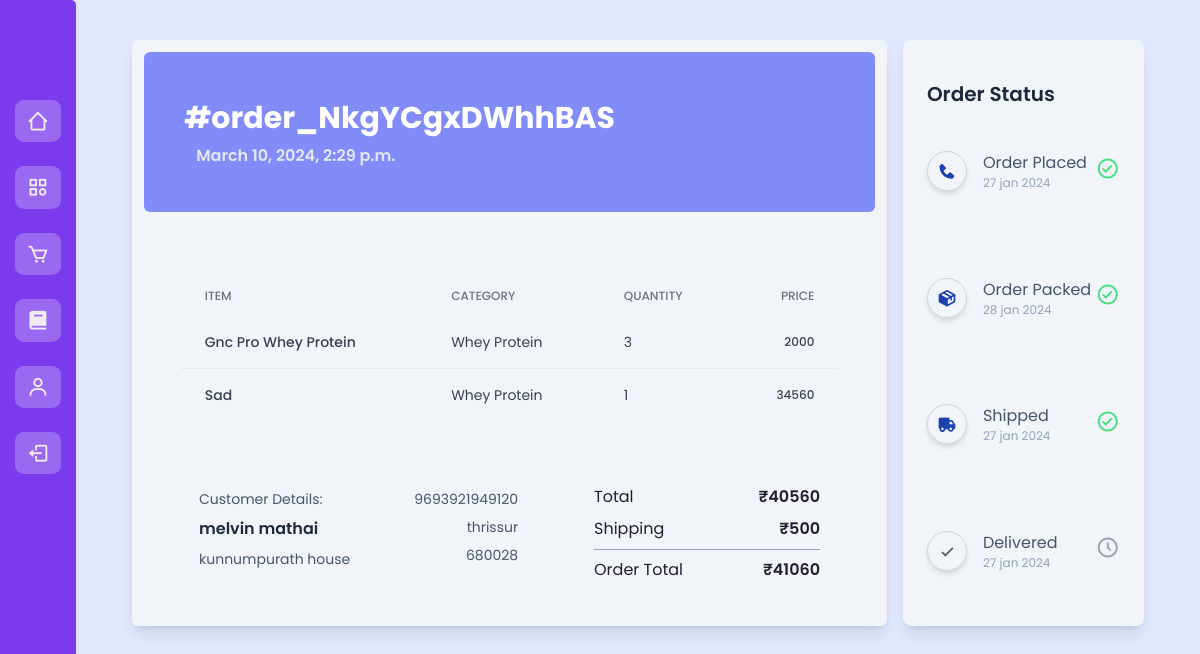
Page /order_details/order_NkgYCgxDWhhBAS (signed in) on the committed database.
### accounts/models.py (models this page shows, shortened)
class Order(BaseModel):
      user=models.ForeignKey(User,on_delete=models.CASCADE)
      order_id=models.CharField(max_length=100,null=True,blank=True)
      order_items=models.OneToOneField(Cart,on_delete=models.CASCADE,blank=True,null=True)
      order_amount=models.IntegerField(null=True,blank=True)
      status_choices=(
            ('PENDING','NOT PACKED'),
            ('PACKED','PACKED'),
            ('SHIPPED', 'Shipped'),
             ('DELIVERED', 'Delivered'),
            )
      status=models.CharField(max_length=20,choices=status_choices,default='1')
      payment_status_choices = (
        (1, 'SUCCESS'),
        (2, 'FAILURE' ),
        (3, 'PENDING'),
      )

class CartItems(BaseModel):
      cart=models.ForeignKey(Cart,on_delete=models.CASCADE,related_name='cart_item')
      product=models.ForeignKey(Product,on_delete=models.CASCADE,related_name='product')

class Address(BaseModel):
      name=models.CharField(max_length=100,null=True,blank=True)
      address=models.TextField(null=True,blank=True)
      pincode=models.CharField(max_length=100,null=True,blank=True)
      city=models.CharField(max_length=100,null=True,blank=True)
      number=models.CharField(max_length=100,null=True,blank=True)

class Cart(BaseModel):
      user=models.ForeignKey(User,on_delete=models.CASCADE,related_name='cart')
      is_paid=models.BooleanField(default=False)
      def get_subtotal(self):
            cart_items = self.cart_item.all()
            total_amount=0
            for cart_item in cart_items:
                  total_amount+=cart_item.product.updated_price;
            return total_amount
      def get_cart_total(self):
            subtotal_amount=self.get_subtotal()
            delivery_charge=500
            subtotal_amount+=delivery_charge
            return subtotal_amount
      def get_all_items(self):
            return self.cart_item.all()

### products/models.py (models this page shows, shortened)
class Product(BaseModel):
      product_name=models.CharField(max_length=100)
      product_image=models.ImageField(upload_to='products',null=True)
      slug=models.SlugField(unique=True,null=True,blank=True)
      category=models.ForeignKey(Category, on_delete=models.CASCADE,related_name='products')
      price=models.IntegerField()
      updated_price=models.IntegerField(null=True,blank=True)
      description=models.TextField()
      weight=models.IntegerField()
      serve_size=models.IntegerField()
      no_of_servings=models.IntegerField()
      quantity=models.PositiveIntegerField(default=1,validators=[MinValueValidator(1)])
      flavour=models.CharField(max_length=100,blank=True,null=True)
      expiry=models.CharField(max_length=100,null=True,blank=True)
      brand=models.CharField(max_length=100,null=True,blank=True)
      when_to_use=models.TextField(null=True,blank=True)
      how_to_use=models.TextField(null=True,blank=True)

class Category(BaseModel):
      category_name=models.CharField(max_length=100)
      slug=models.SlugField(unique=True,null=True,blank=True)
      category_image=models.ImageField(upload_to='categories')

### products/views.py (the view)
# urls.py: path('order_details/<str:id>',order_details,name='order_details')
def order_details(request,id):
      order=Order.objects.get(order_id=id)
      cart_items=order.order_items.get_all_items()
      profile=Profile.objects.get(user=request.user)
      address=profile.address
      print(address.name)
      return render(request,'order_detail.html',{'order':order,'cart_items':cart_items,'address':address})

### templates/order_detail.html (shortened to what this page needs)
<!DOCTYPE html>
<html lang="en">
<head>
      <script src="https://cdn.tailwindcss.com"></script>
</head>
<body class="bg-indigo-100">
      {% include 'base/sidebar.html' %}
      <section class="min-h-screen py-10 bg-none">
            <div class="sm:max-w-[90%] max-w-[95%] m-auto  h-full sm:grid sm:grid-cols-4 flex flex-col  gap-4 rounded-lg ">
                  <div class="col-span-3 rounded-md p-3 shadow-lg bg-slate-100">
                        <div class="relative w-full sm:h-40 h-36 py-12 sm:px-10 px-3 bg-indigo-400 rounded-md">
                              <h1 class="sm:text-3xl text-xl text-wrap font-bold text-white">#{{order.order_id}}</h1>
                              <p class="sm:text-base text-sm font-semibold py-2 px-3 text-slate-200">{{order.created_at}}</p>
                        </div>
                        <div class="sm:py-16 py-8 max-w-[90%] m-auto">
                              <div class="flex flex-col">
                                    <div class="-m-1.5 overflow-x-auto">
                                      <div class="p-1.5 min-w-full inline-block align-middle">
                                        <div class="overflow-hidden">
                                          <table class="min-w-full">
                                            <thead>
                                              <tr>
                                                <th scope="col" class="px-6 py-3 text-start text-xs font-medium text-gray-500 uppercase">Item</th>
                                                <th scope="col" class="px-6 py-3 text-start text-xs font-medium text-gray-500 uppercase">Category</th>
                                                <th scope="col" class="px-6 py-3 text-start text-xs font-medium text-gray-500 uppercase">Quantity</th>
                                                <th scope="col" class="px-6 py-3 text-end text-xs font-medium text-gray-500 uppercase">Price</th>
                                              </tr>
                                            </thead>
                                            <tbody class="divide-y divide-gray-200 dark:divide-gray-700">
                                                {%for item in cart_items%}
                                              <tr>
                                                <td class="px-6 py-4 whitespace-nowrap  capitalize sm:text-sm text-xs font-medium text-gray-700 dark:text-gray-200">{{item.product.product_name}}</td>
                                                <td class="px-6 py-4 whitespace-nowrap capitalize sm:text-sm text-xs text-gray-700 dark:text-gray-200">{{item.product.category.category_name}}</td>
                                                <td class="px-6 py-4 whitespace-nowrap capitalize sm:text-sm text-xs text-gray-700 dark:text-gray-200">{{item.product.quantity}}</td>
                                                <td class="px-6 py-4 whitespace-nowrap capitalize sm:text-end text-xs text-sm font-medium  text-gray-700 dark:text-gray-200 ">{{item.product.price}}</td>
                                              </tr>
                                              {% endfor %}
                                            </tbody>
                                          </table>
                                        </div>
                                      </div>
                                    </div>
                                  </div>
                        </div>
                        <div class="sm:max-w-[85%] max-w-[90%] m-auto  flex sm:flex-row flex-col justify-between gap-10 pb-8">
                              <div class="flex justify-between sm:gap-16 gap-2">
                                    <div>
                                          <h1 class="sm:text-sm text-xs py-1 text-slate-600">Customer Details:</h1>
                                          <h1 class="sm:text-base text-sm py-1 font-semibold text-slate-800">{{address.name}}</h1>
                                          <h1 class="sm:text-sm  text-xs py-1 text-slate-600">{{address.address}}</h1>
                                    </div>
                                    <div class="justify-end text-right">
                                          <h1 class="sm:text-sm text-xs py-1 text-slate-600">{{address.number}}</h1>
                                          <h1 class="sm:text-sm text-xs py-1 text-slate-600">{{address.city}}</h1>
                                          <h1 class="sm:text-sm text-xs py-1 text-slate-600">{{address.pincode}}</h1>
                                    </div>
                              </div>
                              <div >
                                    <div class="flex justify-between gap-20 pb-2">
                                          <h1 class="sm:text-base text-sm font-normal">Total</h1>
                                          <h1 class="sm:text-base  text-sm font-semibold text-left">₹{{order.order_items.get_subtotal}}</h1>
                                    </div>
                                    <div class="flex justify-between gap-20 mb-2 pb-2 border-b border-slate-400">
                                          <h1 class="sm:text-base text-sm font-normal">Shipping</h1>
                                          <h1 class="sm:text-base text-sm font-semibold ">₹500</h1>
                                    </div>
                                    <div class="flex justify-between gap-20 ">
                                          <h1 class="sm:text-base text-sm font-normal">Order Total</h1>
                                          <h1 class="sm:text-base text-sm font-semibold text-left">₹{{order.order_items.get_cart_total}}</h1>
                                    </div>
                              </div>
                        </div>
                  </div>
                  <div class="w-full sm:h-full h-96  rounded-lg px-6 sm:py-10 py-5 bg-slate-100 shadow-lg col-span-1">
                        <h2 class="sm:text-xl text-lg font-semibold text-slate-800">Order Status</h2>
                        <div class="flex flex-col  justify-around h-full">
                              <div class="flex  justify-between items-center ">
                                    <div  class="flex sm:gap-4 gap-4">
                                          <div class="w-10 h-10 border-gray-300 shadow-md border rounded-full flex justify-center text-center items-center">
                                                <i class='bx bxs-phone text-blue-800 sm:text-xl text-lg'></i>
                                          </div>
                                          <div>
                                                <h1 class="sm:text-base text-sm text-slate-600">Order Placed</h1>
                                                <h3 class="text-xs text-slate-400">27 jan 2024 </h3>
                                          </div>
                                    </div>
                                    <div>
                                          <i class='bx bx-check-circle text-green-400 text-2xl'></i>
                                    </div>
                              </div>
                              <div class="flex  justify-between items-center ">
                                    <div  class="flex sm:gap-4 gap-4">
                                          <div class="w-10 h-10 border-gray-300 shadow-md border rounded-full flex justify-center text-center items-center">
                                                <i class='bx bxs-package text-blue-800 sm:text-xl text-lg'></i>
                                          </div>
                                          <div>
                                                <h1 class="sm:text-base text-sm text-slate-600">Order Packed</h1>
                                                <h3 class="text-xs text-slate-400">28 jan 2024 </h3>
                                          </div>
                                    </div>
                                    <div>
                                          <i class='bx bx-check-circle text-green-400 text-2xl'></i>
                                    </div>
                              </div>
                              <div class="flex  justify-between items-center ">
                                    <div  class="flex sm:gap-4 gap-4">
                                          <div class="w-10 h-10 border-gray-300 shadow-md border rounded-full flex justify-center text-center items-center">
                                                <i class='bx bxs-truck text-blue-800 sm:text-xl text-lg'></i>
                                          </div>
                                          <div>
                                                <h1 class="sm:text-base text-sm text-slate-600">Shipped</h1>
                                                <h3 class="text-xs text-slate-400">27 jan 2024 </h3>
                                          </div>
                                    </div>
                                    <div>
                                          <i class='bx bx-check-circle text-green-400 text-2xl'></i>
                                    </div>
                              </div>
                              <div class="flex  justify-between items-center ">
                                    <div  class="flex sm:gap-4 gap-4">
                                          <div class="w-10 h-10 border-gray-300 shadow-md border rounded-full flex justify-center text-center items-center">
                                                <i class='bx bx-check text-gray-600 sm:text-xl text-lg'></i>
                                          </div>
                                          <div>
                                                <h1 class="sm:text-base text-sm text-slate-600">Delivered</h1>
                                                <h3 class="text-xs text-slate-400">27 jan 2024 </h3>
                                          </div>
                                    </div>
                                    <div>
                                          <i class='bx bx-time-five text-gray-400 text-2xl'></i>
                                    </div>
                              </div>
                        </div>
                  </div>
            </div>
      </section>
</body>
</html>

### public/static/css/style.css (style rules this page uses)
* { margin:0; padding: 0; box-sizing: border-box; font-family:'Roboto', sans-serif; font-family: 'Poppins'; }
:root { --font-sm:.8rem; --font-md:1.3rem; --font-lrg:1.5rem; --font-xl:2rem; --font-xxl:3rem; --primary:#7c3aed; --primary-light:#9b69f1; --primary-dark:#5f14e0; --background:#efedf3; --foreground:#fbfafc; --secondary:#353d48; --button:#1a1e23; --text:#241f2e; --text-light:#61527a; --text-lighter:#8675a3; --border:#ddd9e5; --navbar-height:70px; --sidebar-width:76px; }
:root { scrollbar-width: none; }
body { background-color:var(--background); color: var(--text); }
body { padding-left: var(--sidebar-width); overflow-x: hidden; scrollbar-width: thin; }

### rows in the picture
Order: order_id "order_NkgYCgxDWhhBAS", created_at "March 10, 2024, 2:29 p.m.", order_items.get_subtotal "40560", order_items.get_cart_total "41060"
CartItems: product.product_name "Gnc Pro Whey Protein", product.category.category_name "Whey Protein", product.quantity "3", product.price "2000"
CartItems: product.product_name "Sad", product.category.category_name "Whey Protein", product.quantity "1", product.price "34560"
Address: name "melvin mathai", address "kunnumpurath house", number "9693921949120", city "thrissur", pincode "680028"
